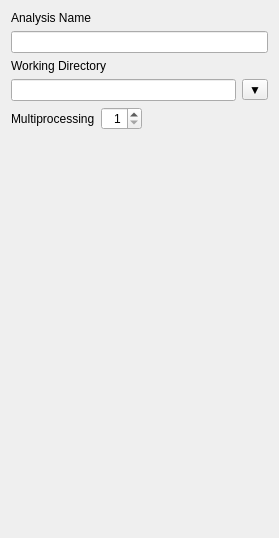
       <widget class="QWidget" name="general">
        <property name="geometry">
         <rect>
          <x>0</x>
          <y>0</y>
          <width>279</width>
          <height>538</height>
         </rect>
        </property>
        <attribute name="label">
         <string>General</string>
        </attribute>
        <layout class="QVBoxLayout" name="verticalLayout">
         <item>
          <widget class="QLabel" name="label">
           <property name="text">
            <string>Analysis Name</string>
           </property>
          </widget>
         </item>
         <item>
          <widget class="QLineEdit" name="analysisNameLineEdit"/>
         </item>
         <item>
          <widget class="QLabel" name="label_2">
           <property name="text">
            <string>Working Directory</string>
           </property>
          </widget>
         </item>
         <item>
          <layout class="QHBoxLayout" name="horizontalLayout_5">
           <item>
            <widget class="QLineEdit" name="workingDirLineEdit">
             <property name="readOnly">
              <bool>true</bool>
             </property>
            </widget>
           </item>
           <item>
            <widget class="QToolButton" name="changeWorkingDirButton">
             <property name="text">
              <string>▼</string>
             </property>
            </widget>
           </item>
          </layout>
         </item>
         <item>
          <layout class="QHBoxLayout" name="horizontalLayout_6">
           <item>
            <widget class="QLabel" name="label_3">
             <property name="text">
              <string>Multiprocessing</string>
             </property>
            </widget>
           </item>
           <item>
            <widget class="QSpinBox" name="multiprocessingSpinBox">
             <property name="alignment">
              <set>Qt::AlignRight|Qt::AlignTrailing|Qt::AlignVCenter</set>
             </property>
             <property name="minimum">
              <number>1</number>
             </property>
             <property name="maximum">
              <number>48</number>
             </property>
             <property name="value">
              <number>1</number>
             </property>
            </widget>
           </item>
           <item>
            <spacer name="horizontalSpacer_2">
             <property name="orientation">
              <enum>Qt::Horizontal</enum>
             </property>
             <property name="sizeHint" stdset="0">
              <size>
               <width>40</width>
               <height>20</height>
              </size>
             </property>
            </spacer>
           </item>
          </layout>
         </item>
         <item>
          <spacer name="verticalSpacer_3">
           <property name="orientation">
            <enum>Qt::Vertical</enum>
           </property>
           <property name="sizeHint" stdset="0">
            <size>
             <width>20</width>
             <height>188</height>
            </size>
           </property>
          </spacer>
         </item>
        </layout>
       </widget>
